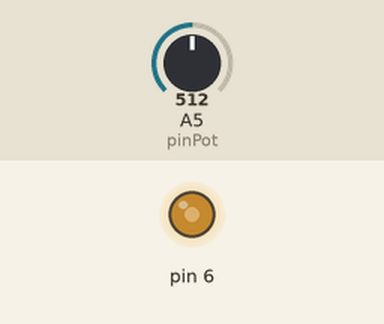
The sketch below on a simulated Arduino Uno, built with avr-gcc and run on an emulated ATmega328P. Parts: output pins drawn as LEDs (lit = HIGH). The test bench sets the inputs (shaded band); at power-on: A5 (pinPot) = 512.

Above: at 0.8 s.
0.9 s: A5 (pinPot) set to 716
At 1.9 s:
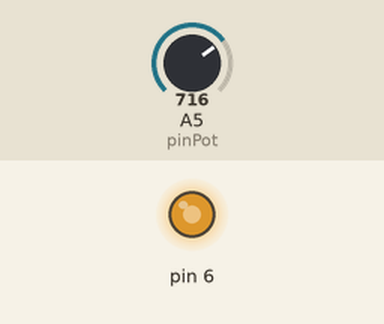
2.4 s: A5 (pinPot) set to 900
At 3.1 s:
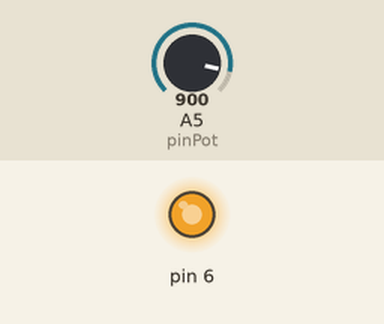
3.9 s: A5 (pinPot) set to 122
At 4.2 s:
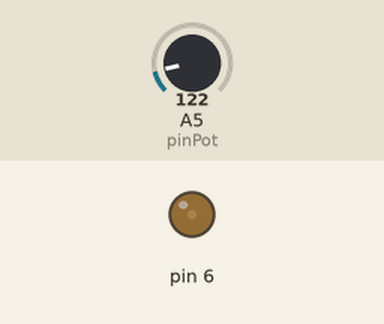
5.4 s: A5 (pinPot) set to 0
At 6.6 s:
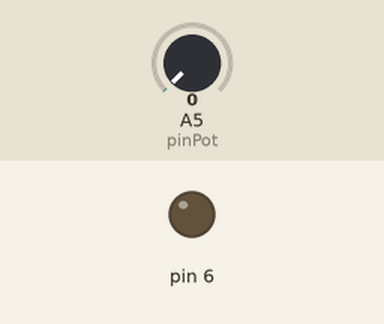
6.9 s: A5 (pinPot) set to 511
At 7.7 s:
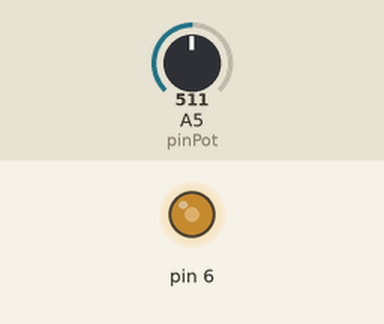
Timing chart, 0 to 9.4 s (numbered marks = the images above; inputs shaded):
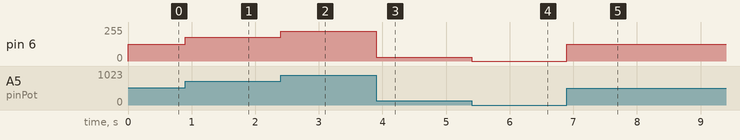

Measured:
- after the input at 0.9 s, pin 6: 127/255 → 178/255 at once
- after the input at 2.4 s, pin 6: 178/255 → 224/255 at once
- after the input at 3.9 s, pin 6: 224/255 → 30/255 at once
- after the input at 5.4 s, pin 6: 30/255 → 0/255 at once
- after the input at 6.9 s, pin 6: 0/255 → 127/255 at once

The sketch:

Codigo_Disco_de_Newton.ino
```cpp
// Projeto Disco de Newton

#include <Arduino.h>
#include <Wire.h>
#include <SoftwareSerial.h>

int pinPot = A5;

void _delay(float seconds) {
  long endTime = millis() + seconds * 1000;
  while(millis() < endTime) _loop();
}

void setup() {
  pinMode(6,OUTPUT);
  while(1) {
    analogWrite(6,map(analogRead(pinPot),0,1023,0,255));

  	_loop();
  }

}

void _loop() {
}

void loop() {
  _loop();
}
```
